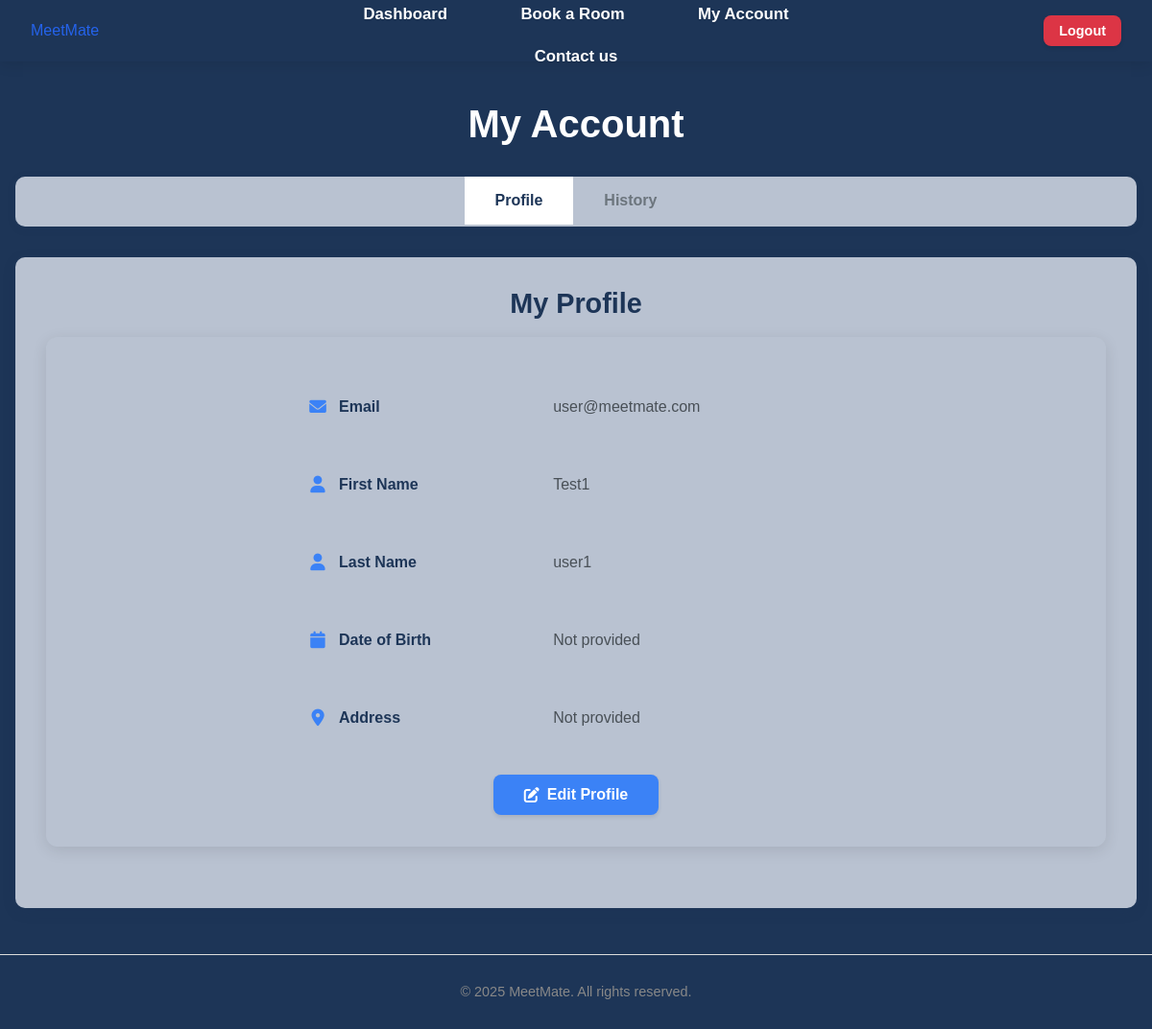
/my_account (signed in), run on the app's committed database.
### tables this page shows
CREATE TABLE users (
                id INTEGER PRIMARY KEY AUTOINCREMENT,
                username TEXT NOT NULL UNIQUE,
                email TEXT NOT NULL UNIQUE,
                password TEXT NOT NULL,
                firstname TEXT,
                lastname TEXT,
                dob TEXT,
                address TEXT,
                role TEXT DEFAULT 'user'
            );

### app.py (the view, shortened to what this page needs)
@app.route('/my_account', methods=['GET', 'POST'])
@login_required
def my_account():
    connection = get_database_connection()
    cursor = connection.cursor()
    user_id = session['user_id']
    user = get_user_by_id(user_id)
    if not user:
        flash('User not found', 'error')
        return redirect(url_for('logout'))
    now = datetime.now()
    current_date = now.date()
    current_time = now.time()
    from datetime import date, timedelta
    today = date.today()
    today_str = today.strftime('%Y-%m-%d')
    today_date = today.strftime('%B %d, %Y')
    tomorrow = today + timedelta(days=1)
    next_week = today + timedelta(days=7)
    tomorrow_str = tomorrow.strftime('%Y-%m-%d')
    next_week_str = next_week.strftime('%Y-%m-%d')
    cursor.execute('''
        SELECT
            b.id,
            b.date,
            b.time_start,
            b.time_end,
            b.notes,
            r.name as room_name,
            r.location as room_location
        FROM bookings b
        JOIN rooms r ON b.room_id = r.id
        WHERE b.user_id = ? AND b.date = ?
        ORDER BY b.time_start
    ''', (user_id, today_str))
    user_today_bookings = []
    for row in cursor.fetchall():
        booking = dict(row)
        booking_date = date.fromisoformat(booking['date'])
        booking_start_time = time.fromisoformat(booking['time_start'] + ':00' if len(booking['time_start']) == 5 else booking['time_start'])
        if booking_date == current_date:
            booking['can_cancel'] = current_time < booking_start_time
            booking['status'] = 'Complete' if current_time >= booking_start_time else None
        else:
            booking['can_cancel'] = True
            booking['status'] = None
        user_today_bookings.append(booking)
    cursor.execute('''
        SELECT
            b.id,
            b.date,
            b.time_start,
            b.time_end,
            b.notes,
            r.name as room_name,
            r.location as room_location
        FROM bookings b
        JOIN rooms r ON b.room_id = r.id
        WHERE b.user_id = ? AND b.date >= ? AND b.date <= ?
        ORDER BY b.date, b.time_start
        LIMIT 10
    ''', (user_id, tomorrow_str, next_week_str))
    user_upcoming_bookings = []
    for row in cursor.fetchall():
        booking = dict(row)
        booking_date = date.fromisoformat(booking['date'])
        booking['formatted_date'] = booking_date.strftime('%a, %b %d')
        booking['can_cancel'] = True
        booking['status'] = None
        user_upcoming_bookings.append(booking)
    user_bookings = get_user_bookings(user_id)
    for booking in user_bookings:
        booking_date = date.fromisoformat(booking['date'])
        booking_start_time = time.fromisoformat(booking['time_start'] + ':00' if len(booking['time_start']) == 5 else booking['time_start'])
        if booking_date > current_date:
            booking['can_cancel'] = True
            booking['status'] = 'Confirmed'
        elif booking_date == current_date:
            booking['can_cancel'] = current_time < booking_start_time
            booking['status'] = 'Complete' if current_time >= booking_start_time else 'Confirmed'
        else:
            booking['can_cancel'] = False
            booking['status'] = 'Complete'
    connection.close()
    return render_template('my_account.html',
                         user=user,
                         today_date=today_date,
                         user_today_bookings=user_today_bookings,
                         user_upcoming_bookings=user_upcoming_bookings,
                         bookings=user_bookings)

### app.py (called while the page is built)
def get_database_path():
    app_directory = app.root_path
    instance_directory = os.path.join(app_directory, 'instance')
    os.makedirs(instance_directory, exist_ok=True)
    database_path = os.path.join(instance_directory, 'meetmate.db')
    return database_path

def get_database_connection():
    db_path = get_database_path()
    connection = sqlite3.connect(db_path)
    connection.row_factory = sqlite3.Row
    return connection

def get_user_by_id(user_id):
    connection = get_database_connection()
    cursor = connection.cursor()
    cursor.execute("SELECT * FROM users WHERE id = ?", (user_id,))
    user = cursor.fetchone()
    connection.close()
    if user:
        return dict(user)
    return None

def get_user_bookings(user_id):
    connection = get_database_connection()
    cursor = connection.cursor()
    cursor.execute('''
        SELECT
            b.id,
            b.date,
            b.time_start,
            b.time_end,
            b.notes,
            r.name as room_name,
            r.location as room_location
        FROM bookings b
        JOIN rooms r ON b.room_id = r.id
        WHERE b.user_id = ?
        ORDER BY b.date, b.time_start
    ''', (user_id,))
    bookings = cursor.fetchall()
    connection.close()
    return [dict(booking) for booking in bookings]

def login_required(f):
    @wraps(f)
    def decorated_function(*args, **kwargs):
        if 'user_id' not in session:
            flash('Please login to access this page', 'error')
            return redirect(url_for('login'))
        user = get_user_by_id(session['user_id'])
        if not user:
            session.clear()
            flash('Your account is no longer valid. Please login again.', 'warning')
            return redirect(url_for('login'))
        return f(*args, **kwargs)
    return decorated_function

### templates/my_account.html (shortened to what this page needs)
{% extends "base.html" %}
{% block content %}
<div class="admin-dashboard">
    <h1>My Account</h1>
      <div class="admin-tabs">
        <button class="tab-btn active" data-tab="profile-tab">Profile</button>
        <button class="tab-btn" data-tab="history-tab">History</button>
    </div>      <div class="tab-content">
        <div id="profile-tab" class="tab-pane active">
            <div class="section-header">
                <h2>My Profile</h2>
            </div>
            <div class="profile-v2-container">
                <div id="profile-view-mode" class="profile-view-mode">
                    <div class="profile-field-row">
                        <div class="profile-field-label">
                            <i class="fas fa-envelope"></i>
                            <span>Email</span>
                        </div>
                        <div class="profile-field-value">
                            <span>{{ user.email }}</span>
                        </div>
                    </div>
                    <div class="profile-field-row">
                        <div class="profile-field-label">
                            <i class="fas fa-user"></i>
                            <span>First Name</span>
                        </div>
                        <div class="profile-field-value">
                            <span>{{ user.firstname or 'Not provided' }}</span>
                        </div>
                    </div>
                    <div class="profile-field-row">
                        <div class="profile-field-label">
                            <i class="fas fa-user"></i>
                            <span>Last Name</span>
                        </div>
                        <div class="profile-field-value">
                            <span>{{ user.lastname or 'Not provided' }}</span>
                        </div>
                    </div>
                    <div class="profile-field-row">
                        <div class="profile-field-label">
                            <i class="fas fa-calendar"></i>
                            <span>Date of Birth</span>
                        </div>
                        <div class="profile-field-value">
                            <span>{{ user.dob or 'Not provided' }}</span>
                        </div>
                    </div>
                    <div class="profile-field-row">
                        <div class="profile-field-label">
                            <i class="fas fa-map-marker-alt"></i>
                            <span>Address</span>
                        </div>
                        <div class="profile-field-value">
                            <span>{{ user.address or 'Not provided' }}</span>
                        </div>
                    </div>
                    <div class="profile-v2-actions">
                        <button type="button" class="btn btn-primary" id="edit-profile-btn">
                            <i class="fas fa-edit"></i> Edit Profile
                        </button>
                    </div>
                </div>
            </div>
        </div>
    </div>
</div>
{% endblock %}

### static/css/style.css (style rules this page uses)
body { font-family: Arial, sans-serif; color: #333; background-color: #1d3557; margin: 0; padding: 0; }
h1, h2, h3, h4, h5, h6 { margin-bottom: 1rem; font-weight: bold; }
.btn { display: inline-block; padding: 0.75rem 1.5rem; border: none; border-radius: 8px; cursor: pointer; font-size: 1rem; font-weight: 600; text-decoration: none; text-align: center; transition: all 0.3s ease; box-shadow: 0 2px 4px rgba(0, 0, 0, 0.1); }
.btn-primary { background-color: #2563eb; color: white; padding: 0.75rem 2rem; border-radius: 8px; font-weight: 600; border: none; cursor: pointer; text-decoration: none; display: inline-block; font-size: 1rem; transition: all 0.3s ease; }
.admin-dashboard { padding: 0rem 0; background-color: #1d3557; min-height: calc(100vh - 200px); }
.admin-dashboard h1 { color: white; font-size: 2.5rem; font-weight: 700; margin-bottom: 2rem; text-align: center; }
.admin-tabs { margin-bottom: 2rem; border-bottom: 2px solid #b9c2d1; background-color: #b9c2d1; border-radius: 10px; overflow: hidden; box-shadow: 0 2px 10px rgba(29, 53, 87, 0.1); display: flex; justify-content: center; }
.tab-btn { background: #b9c2d1; border: none; padding: 1rem 2rem; cursor: pointer; font-size: 1rem; font-weight: 600; color: #6c757d; transition: all 0.3s ease; }
.tab-btn.active { color: #1d3557; background-color: white; border-bottom-color: #2563eb; }
.tab-content { background-color: #b9c2d1; border-radius: 10px; box-shadow: 0 4px 15px rgba(29, 53, 87, 0.1); overflow: hidden; }
.tab-pane { display: none; padding: 2rem; }
.tab-pane.active { display: block; }
.section-header { margin-bottom: 1rem; border-bottom: 2px solid #b9c2d1; position: relative; display: flex; align-items: center; justify-content: center; }
.section-header h2 { color: #1d3557; margin: 0; font-size: 1.8rem; font-weight: 600; flex: 1; text-align: center; }
.profile-v2-container { background: transparent; border-radius: 12px; box-shadow: 0 4px 16px rgba(0, 0, 0, 0.1); padding: 2rem; margin-bottom: 2rem; border: 1px solid rgba(185, 194, 209, 0.2); }
.profile-field-row { display: flex; align-items: center; padding: 1.25rem 15rem; border-bottom: 1px solid rgba(185, 194, 209, 0.2); gap: 2rem; }
.profile-field-label { width: 40%; display: flex; align-items: center; gap: 0.75rem; font-weight: 600; color: #1d3557; flex-shrink: 0; }
.profile-field-label i { color: #3B82F6; font-size: 1.1rem; width: 20px; text-align: center; }
.profile-field-value { width: 60%; color: #495057; font-size: 1rem; line-height: 1.5; }
.profile-field-value span { display: block; padding: 0.5rem 0; }
.profile-v2-actions { margin-top: 1rem; border-top: 2px solid rgba(185, 194, 209, 0.2); display: flex; justify-content: center; gap: 1rem; }
.profile-v2-actions .btn { padding: 0.75rem 2rem; font-size: 1rem; font-weight: 600; border-radius: 8px; text-decoration: none; display: inline-flex; align-items: center; gap: 0.5rem; transition: all 0.3s ease; box-shadow: 0 2px 4px rgba(0, 0, 0, 0.1); border: none; cursor: pointer; }
.profile-v2-actions .btn-primary { background-color: #3B82F6; color: white; }

### data on the page
users: email "user@meetmate.com", firstname "Test1", lastname "user1", dob "Not provided", address "Not provided"
